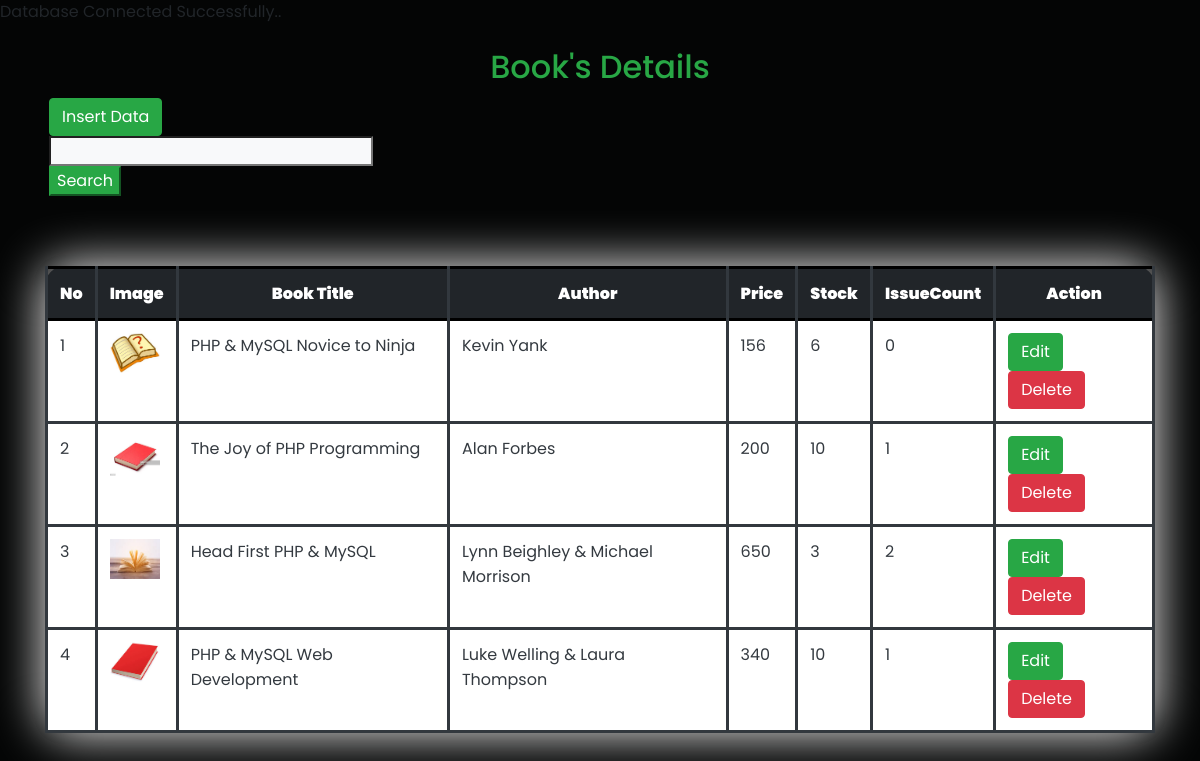
The page /tutorials/tutorial15/index.php on the database its author committed.
### tables this page shows
CREATE TABLE `books` (
  `id` int(11) NOT NULL,
  `title` varchar(50) NOT NULL,
  `author` varchar(50) NOT NULL,
  `price` int(11) NOT NULL,
  `stock` int(11) NOT NULL,
  `titleurl` text NOT NULL,
  `pendingstock` int(11) NOT NULL,
  `datetime` timestamp NULL DEFAULT current_timestamp() ON UPDATE current_timestamp()
);

### tutorials/tutorial15/index.php (the view, shortened to what this page needs)
<?php
require 'db.php';
?>
<!DOCTYPE html>
<html lang="en">
<head>
    <link rel="stylesheet" href="https://maxcdn.bootstrapcdn.com/bootstrap/4.0.0/css/bootstrap.min.css">
    <link rel="stylesheet" type="text/css" href="../css/style.css">
</head>
<body>
	<div class="container mt-4">
    <h2 class="text-success" align="center">Book's Details</h2>
        <div class="row p-1">
            <div class="col-md-9">
                <a href="registration.php" class="link-primary"><button type="button" class="btn btn-success">Insert Data</button></a>
            </div>
            <div class="col-md-4">
                <form action="" method="post" class="form-inline">
                        <input type="text" name="search" class="form bg-light">
                        <input type="submit" name="btnsearch" class="form btn-success" value="Search">
                </form>
            </div>
        </div>
        <table  class="table table-hover table-dark text-white" border="5" align="center" style="width:100%;" "height:100%;">
    		<thead>
                <tr>
                    <th style="text-align:center" ><b>No</b></th>
                    <th style="text-align:center" ><b>Image</b></th>
                    <th style="text-align:center" ><b>Book Title</b></th>
                    <th style="text-align:center" ><b>Author</b></th>
                    <th style="text-align:center" ><b>Price</b></th>
                    <th style="text-align:center" ><b>Stock</b></th>
                    <th style="text-align:center" ><b>IssueCount</b></th>
                    <th style="text-align:center" ><b>Action</b></th>
                </tr>
            </thead>
            <?php
            $search=isset($_POST['search'])?$_POST['search']:'';
            $sql="";
            if($search!="")
            {
                $sql = "select * from books where id like '%$search%' OR title like '%$search%' or author like '%$search%' OR price like '%$search%' OR stock like '%$search%'";
            }
            else
            {
                $sql = "select
                    b.id,
                    b.title,
                    b.author,
                    b.price,
                    b.stock,
                    b.titleurl,
                    count(bi.bookid) as issuecount
                from
                    books as b left join
                    bookissue as bi on
                    bi.bookid=b.id
                group by
                    bi.bookid";
            }
            $result = $db->query($sql);
            $count=1;
            ?>
            <?php
            while ($row = $result->fetch_assoc())
            {
            ?>
            <tbody class="table table-dark text-dark">
            <tr>
                    <td><?=$count++;?></td>
                    <td><img src="pic/<?=$row['titleurl'];?>" width="50" height="40"></td>
                    <td><?=$row['title']?></td>
                    <td><?=$row['author']?></td>
                    <td><?=$row['price']?></td>
                    <td><?=$row['stock']?></td>
                    <td><?=$row['issuecount']?></td>
                    <td>
                        <button class="btn btn-success"><a class="text-white" href="registration.php?id=<?php echo $row['id'];?>">Edit</a></button>
                        <button class="btn btn-danger"><a class="text-white" href="book_delete.php?id=<?php echo $row['id'];?>" onclick=" return confirm('Are You Sure..?')">Delete</a></button>
                    </td>
            </tr>
        </tbody>
            <?php
            	}
            ?>
    	</table>
</div>
</body>
</html>

### tutorials/css/style.css (style rules this page uses)
body { font-family: 'Poppins', sans-serif; background-color: #040505 ; }
table { margin-top:50px; margin-bottom:50px; }
.table, th, td { border: 3px solid black; }

### tutorials/tutorial15/index.php (style rules this page uses)
table { color:white; max-width:100%; text-align:left; border-radius:20px; border:10px double #4caf50; margin-top:50px; margin-bottom:50px; box-shadow:0 0 50px white,0 0 10px black,0 0 10px black; border-spacing:0; }

### rows shown on the page
books: titleurl (picture), title "PHP & MySQL Novice to Ninja", author "Kevin Yank", price "156", stock "6", issuecount "0"
books: titleurl (picture), title "The Joy of PHP Programming", author "Alan Forbes", price "200", stock "10", issuecount "1"
books: titleurl (picture), title "Head First PHP & MySQL", author "Lynn Beighley & Michael Morrison", price "650", stock "3", issuecount "2"
books: titleurl (picture), title "PHP & MySQL Web Development", author "Luke Welling & Laura Thompson", price "340", stock "10", issuecount "1"
